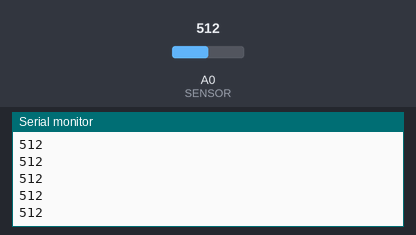
A sketch run on a simulated Arduino Uno, built with avr-gcc and run on an emulated ATmega328P. Parts: the last lines printed to the serial monitor. The inputs (shaded band) are chosen by the test bench; at power-on: A0 (SENSOR) = 512.

Above: at 1.2 s.
1.3 s: A0 (SENSOR) set to 716
At 1.8 s:
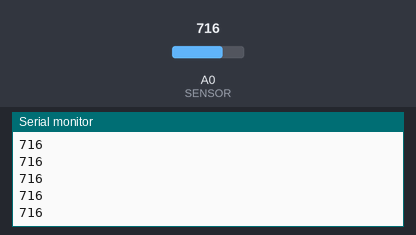
2.8 s: A0 (SENSOR) set to 900
At 3.8 s:
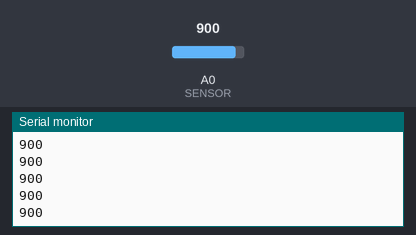
Timing chart, 0 to 5.8 s (numbered marks = the images above; inputs shaded):
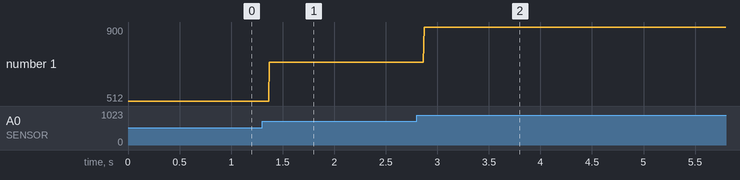

Measured:
- after the input at 1.3 s, the serial monitor: prints a new line after 0.07 s (image 1)
- after the input at 2.8 s, the serial monitor: prints a new line after 0.07 s (image 2)
- plotted number 1: 512 → 716 after the input at 1.3 s, 716 → 900 after the input at 2.8 s

The sketch:

SensorBIO.ino
```cpp
#define SENSOR A0
#define BAUDRATE 9600

void setup()
{
  Serial.begin(BAUDRATE);
  pinMode(A0,INPUT);
}

void loop()
{
  int Sense;
  Sense=analogRead(SENSOR);
  Serial.println(Sense);
}
```
